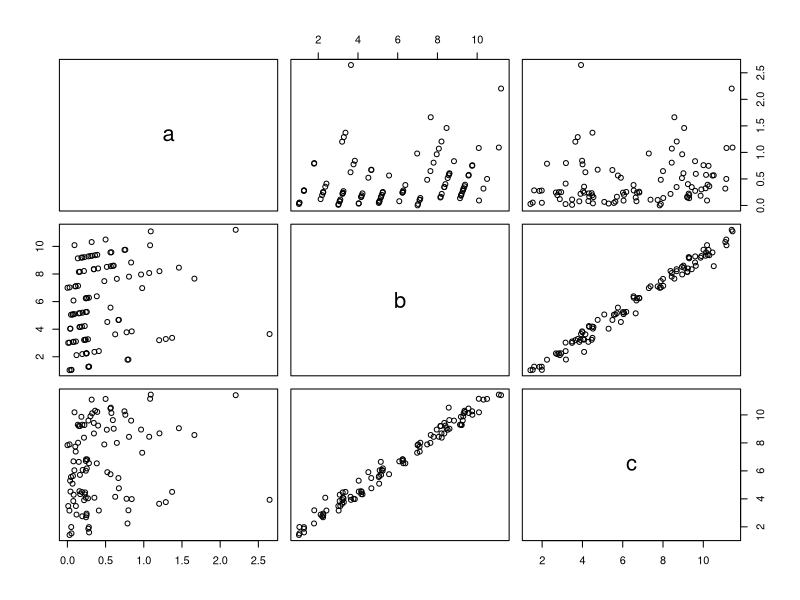
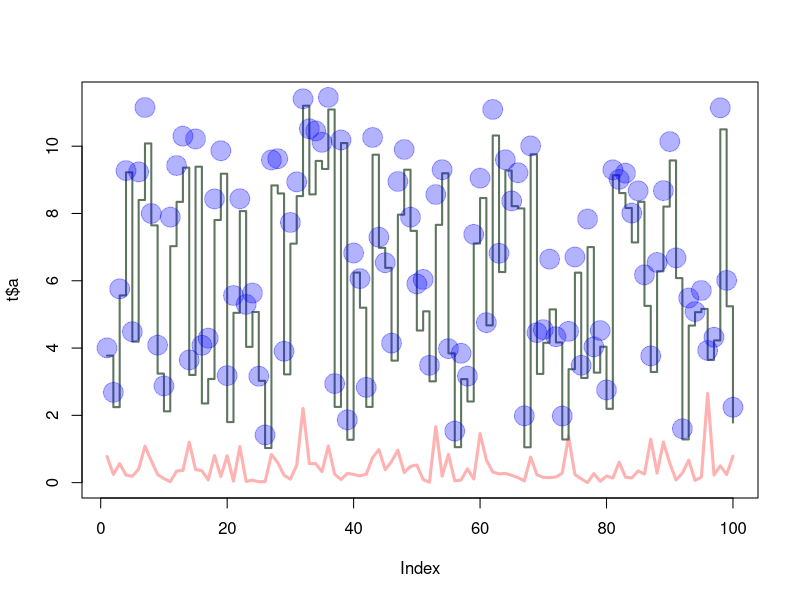

Source code (R) for these figures, in order:
# Practice 9

v1 = c(rexp(n = 100, 2))
v2 = c(sample(1:10, 100, TRUE))
v3 = c(rgamma(100, 2, 3))

t = data.frame(a = v1, b = v1 + v2, c = v1 + v2 + v3)

plot(t)
# sd(t) :()
# View(t)

# Practice 10

plot(t$a, type="l", ylim=range(t),
     lwd=3, col=rgb(1,0,0,0.3))

lines(t$b, type="s", lwd=2,
      col=rgb(0.3,0.4,0.3,0.9))

points(t$c, pch=20, cex=4,
       col=rgb(0,0,1,0.3))
